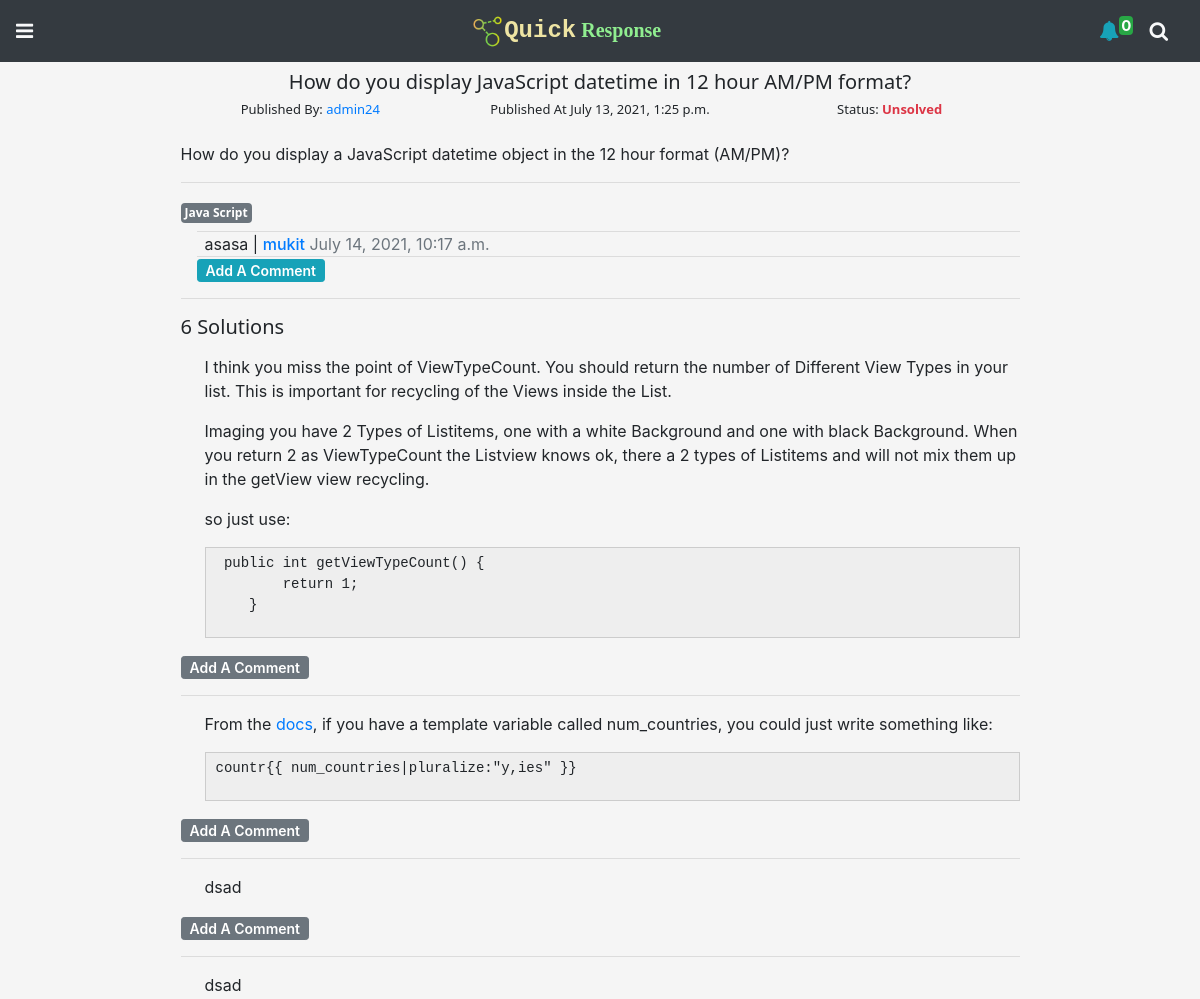
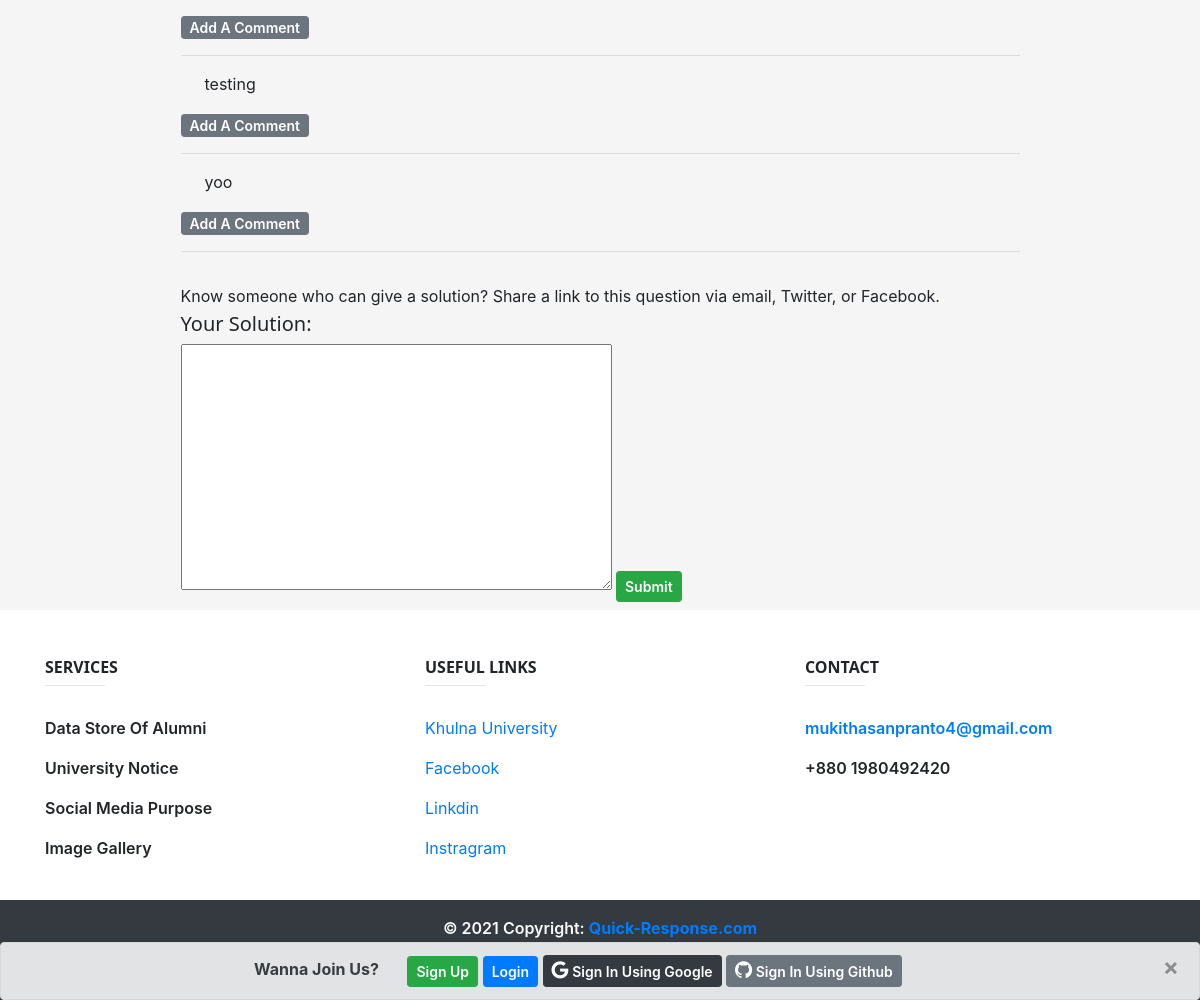
The page /problems/109/details/ on the database its author committed (2 pictures, top to bottom).
### problems/models.py (models this page shows, shortened)
class Problem(models.Model):
    author = models.ForeignKey(settings.AUTH_USER_MODEL,on_delete=models.CASCADE)
    title = models.CharField(max_length=120)
    body = RichTextUploadingField()
    created_on = models.DateTimeField(default=datetime.now)
    last_modified = models.DateTimeField(default=datetime.now)
    tag = models.ManyToManyField('Tag', related_name='problems')
    is_solved = models.BooleanField(default=False)

class Tag(models.Model):
    name = models.CharField(max_length=20)

class Comment(models.Model):
    author = models.ForeignKey(settings.AUTH_USER_MODEL,on_delete=models.CASCADE)
    c_body = models.TextField()
    created_on = models.DateTimeField(default=datetime.now)
    last_modified = models.DateTimeField(default=datetime.now)
    problem = models.ForeignKey('Problem', on_delete=models.CASCADE,blank=True,null=True,related_name='cmts_p')
    solution = models.ForeignKey('Solution', on_delete=models.CASCADE,blank=True,null=True)

class Solution(models.Model):
    author = models.ForeignKey(settings.AUTH_USER_MODEL,on_delete=models.CASCADE)
    body = RichTextUploadingField()
    created_on = models.DateTimeField(default=datetime.now)
    last_modified = models.DateTimeField(default=datetime.now)
    rating = models.DecimalField(default=0,decimal_places=2,max_digits=10)
    problem = models.ForeignKey('Problem', on_delete=models.CASCADE)

### problems/views.py (the view)
# urls.py: path('<int:id>/details/',problem_details,name='problem_details'),
def problem_details(request,id):
    problem = Problem.objects.get(id=id)
    solutions = Solution.objects.filter(problem=problem)
    sol_cnt = Solution.objects.filter(problem=problem).count()
    sol_form = SolutionForm()
    cmt_form = CommentForm()
    context = {
        'problem':problem,
        'sol_form':sol_form,
        'cmt_form':cmt_form,
        'solutions':solutions,
        'total_sol':sol_cnt,
    }
    return render(request,"problems/problem_details.html",context)

### problems/forms.py
class SolutionForm(forms.ModelForm):
    class Meta:
        model = Solution
        fields = [
            "body"
        ]
        labels = {
            "body": "",
        }

class CommentForm(forms.ModelForm):
    class Meta:
        model = Comment
        fields = [
            "c_body",
        ]
        widgets = {
            'c_body': forms.Textarea(attrs={'rows':1,'class':'form-control','placeholder':'Leave A Comment!'}),
        }
        labels = {
            "c_body": "",
        }

### templates/problems/problem_details.html (shortened to what this page needs)
{% extends "base.html" %}
{% load static %}
{% block content %}
<div style="background-color: whitesmoke;" id="post_section">
    <div class="container">
        <div class="row justify-content-center">
            <div class="col-lg-9 p-2">
                <h5 class="text-center">{{problem.title}}</h5>
                <div class="row text-center">
                    <div class="col-lg-4">
                        <h6 style="font-size: small;">Published By: <a href="" style="text-decoration: none;">{{problem.author}}</a></h6>
                    </div>
                    <div class="col-lg-4">
                        <h6 style="font-size: small;">Published At {{problem.created_on}}</h6>
                    </div>
                    <div class="col-lg-4">
                        {% if problem.is_solved %}
                        <h6 style="font-size: small;">Status: <span class="text-success font-weight-bold">Solved</span></h6>
                        {% else %}
                        <h6 style="font-size: small;">Status: <span class="text-danger font-weight-bold">Unsolved</span></h6>
                        {% endif %}
                    </div>
                </div>
                <p>{{problem.body|safe}}</p>
                <hr>
                {% for tag in problem.tag.all %}
                <h6 class="d-inline-block">
                    <span class="badge badge-secondary p-1">{{tag.name}}</span>
                </h6>
                {% endfor %}
                <br>
                <div class="ml-3">
                    <hr class="m-0">
                    <div id="cmt_p_list">
                        {% if problem.cmts_p.all %}
                    {% for cmt in problem.cmts_p.all %}
                    <div id="cmt_content">
                        <p class="py-1 pl-2 m-0 d-inline"><span id="cmt_body">{{cmt.c_body}}</span> | <a href="" style="text-decoration: none;font-weight: 500;">{{cmt.author}}</a> <span class="text-muted">{{cmt.created_on}}</span>
                        </p>
                        <hr class="m-0">
                    </div>
                    {% endfor %}
                    {% endif %}
                    </div>
                    <button class="btn btn-info btn-sm py-0" id="cmt_btn">Add A Comment</button>
                </div>
                <div class="solution_list mt-3">
                    <hr>
                    {% if solutions %}
                    <h5>{{total_sol}} Solution{{ total_sol|pluralize:",s" }}</h5>
                    {% for sol in solutions %}
                    <div class="sol_content pl-4">
                        <p>{{sol.body|safe}}</p>
                    </div>
                    <button class="btn btn-secondary btn-sm py-0" id="cmt_btn">Add A Comment</button>
                    <hr>
                    {% endfor %}
                    {% endif %}
                </div>
                <div class="pt-3">
                <p class="mb-1">Know someone who can give a solution? Share a link to this question via email, Twitter, or Facebook.</p>
                <h5>Your Solution:</h5>
                <form action="" method="POST" id="sol_form">
                    {{sol_form}}
                    <input type="submit" value="Submit" class="btn btn-success btn-sm pt-1">
                </form>
                </div>
            </div>
        </div>
    </div>
</div>
{% endblock %}

### home/static/style.css (style rules this page uses)
h1, h2, h3, h4, h5, h6, .my_font { font-family: "Courier New", Courier, monospace; }
.btn { font-weight: 600; }
h5, h6 { font-family: "Segoe UI", Tahoma, Geneva, Verdana, sans-serif; }

### rows shown on the page
Problem: title "How do you display JavaScript datetime in 12 hour AM/PM format?", author "admin24", created_on "July 13, 2021, 1:25 p.m.", body "How do you display a JavaScript datetime object in the 12 hour format (AM/PM)?"
Tag: name "Java Script"
Comment: c_body "asasa", author "mukit", created_on "July 14, 2021, 10:17 a.m."
Solution: body "I think you miss the point of ViewTypeCount. You should return the number of Different View Types in your list. This is important for recycling of the Views inside the List. Imaging you have 2 Types of Listitems, one with a white Background and one with black Background. When you return 2 as ViewTypeCount the Listview knows ok, there a 2 types of Listitems and will not mix them up in the getView view recycling. so just use: public int getViewTypeCount() { return 1; }"
Solution: body "From the docs , if you have a template variable called num_countries, you could just write something like: countr{{ num_countries|pluralize:\"y,ies\" }}"
Solution: body "dsad"
Solution: body "dsad"
Solution: body "testing"
Solution: body "yoo"

### other values the page prints
{{ total_sol }} "6"
